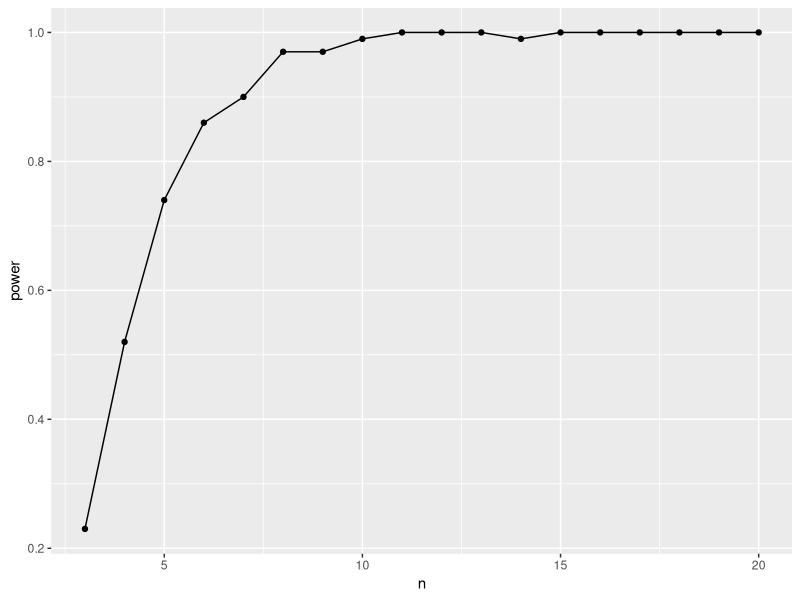
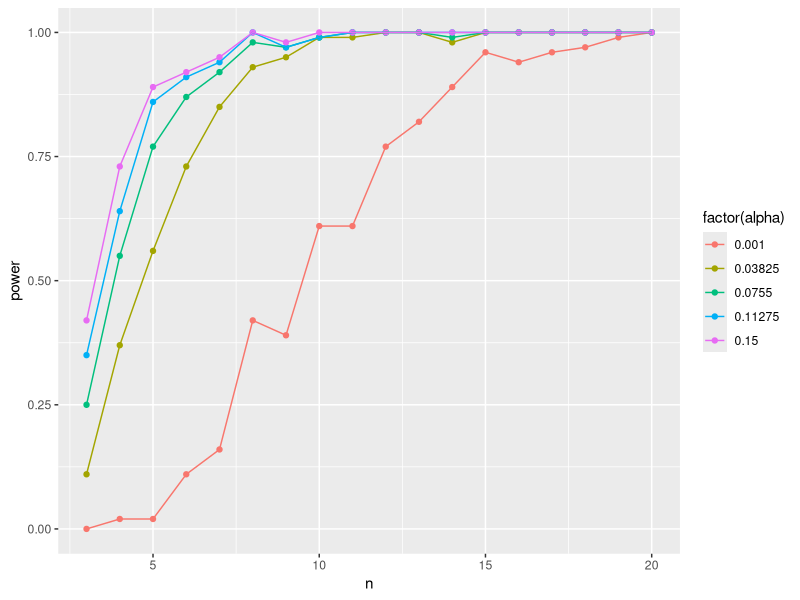
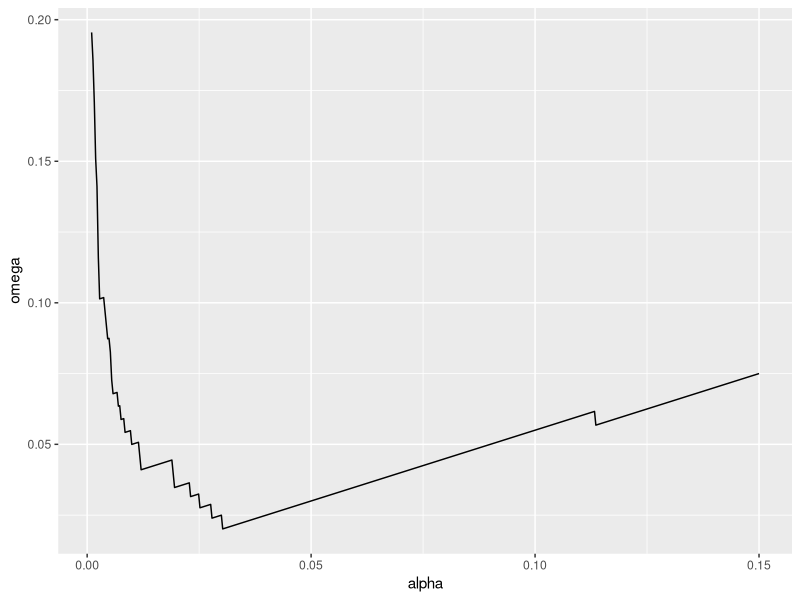
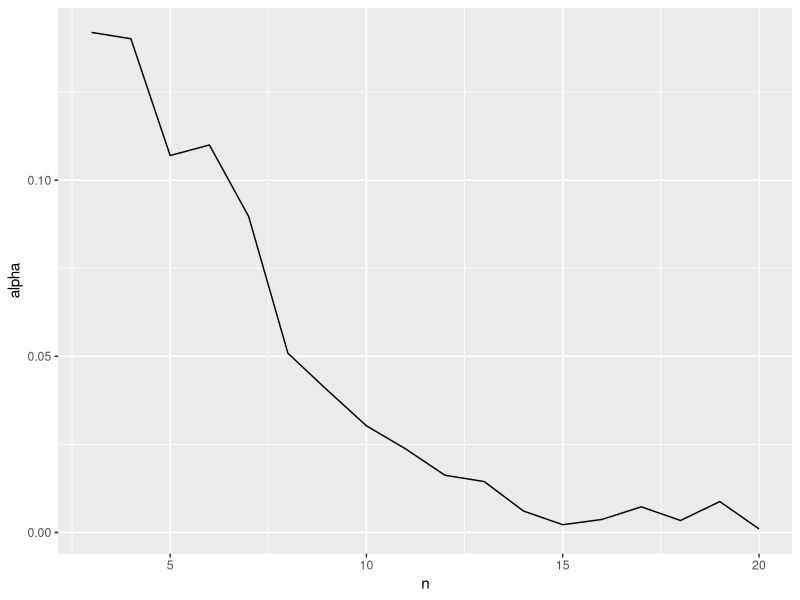

The R script that drew these images, in order:
## ---- chunk 1
knitr::opts_chunk$set(echo = TRUE, message = FALSE, warning = FALSE)
options(htmltools.dir.version = FALSE)

## ---- chunk 2
library(dplyr) #for a tidy workflow
library(tidyr) #for crossing and nesting
library(purrr) #for simulation
library(broom) #for tidy stats tables
library(ggplot2) #plots!
## ---- chunk 3
world <- tibble(
   slope = 3, 
   intercept = 0,
   resid_sd = 5, 
   min_x = 0, 
   max_x = 10
)
## ---- chunk 4
power_sims <- crossing(world,
                       n = 3:20)
## ---- chunk 5
power_sims <- crossing(power_sims,
                       sims = 1:100)

power_sims
## ---- chunk 6
power_sims <- power_sims |>
  group_by(n, sims) |>
  reframe(x = runif(n, min_x, max_x),
          y = rnorm(n, intercept + slope * x, resid_sd))

power_sims
## ---- chunk 7
power_sims <-
  power_sims |>
  group_by(n, sims) |>
  nest()

power_sims
## ---- chunk 8
power_sims$data[[1]]
## ---- chunk 9
power_sims <- power_sims |>
  mutate(models = map(data, ~lm(y ~ x, data = .x)))

power_sims
## ---- chunk 10
power_sims$models[[1]]
## ---- chunk 11
power_sims <- power_sims |>
  mutate(anova = map(models, car::Anova),
         anova = map(anova, tidy))

power_sims$anova[[1]]
## ---- chunk 12
power_sims_out <- 
  power_sims |>
  unnest(anova) |>
  filter(term == "x") |>
  select(n, sims, p.value)

## ---- chunk 13
power_tibble <- power_sims_out |>
  group_by(n) |>
  summarize(beta = sum(p.value > 0.07)/n(),
            power = 1-beta)

ggplot(data = power_tibble,
       mapping = aes(x = n, y = power)) +
  geom_point() +
  geom_line()
## ---- chunk 14
library(tidyr)

power_tibble_alpha <- power_sims_out |>
  crossing(tibble(alpha = seq(0.001, 0.15, length.out = 5))) |>
  group_by(n, alpha) |>
  summarize(beta = sum(p.value > alpha)/n(),
            power = 1-beta)

ggplot(data = power_tibble_alpha,
       mapping = aes(x = n, y = power, color = factor(alpha))) +
  geom_point() +
  geom_line()
## ---- chunk 15
mudge <- power_sims_out |>
  crossing(tibble(alpha = seq(0.001, 0.15, length.out = 500))) |>
  group_by(n, alpha) |>
  summarize(beta = sum(p.value > alpha)/n())|>
  mutate(omega = (alpha + beta)/2,
         power = 1-beta)

ggplot(data = mudge |> filter(n == 10),
       mapping = aes(x = alpha, y = omega)) +
  geom_line()

mudge |> 
  ungroup() |>
  filter(n == 10) |>
  filter(omega == min(omega))
## ---- chunk 16
opt_alpha <- mudge |> 
  filter(omega == min(omega))

ggplot(data = opt_alpha,
       mapping = aes(x = n, y = alpha)) +
  geom_line()
